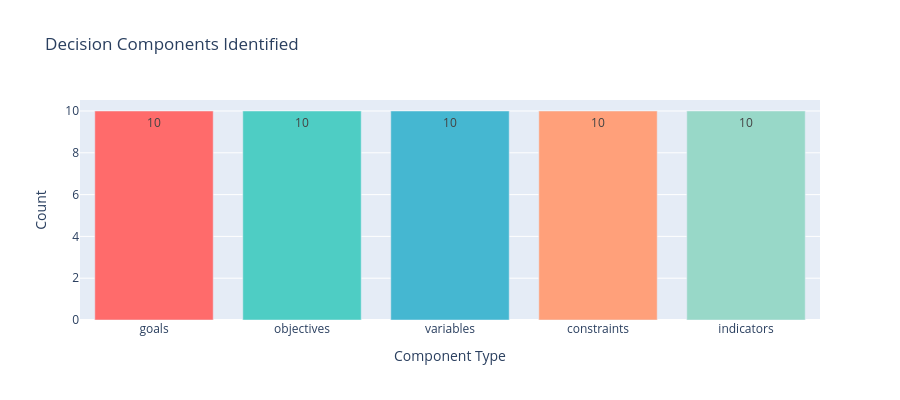

Notebook code for this chart:
### Markdown cell above
### Compare Decision Component Counts

This bar chart summarizes how many items were found for each decision-component type. It helps you see which parts of the decision framing are well represented in the text.

### Code cell
component_counts_map = sbp.component_counts(decision_components)
component_fig = sbp.plot_component_distribution(component_counts_map)
component_fig.show()

print('✓ Visualization complete!')

### Figure 1 — Plotly figure (JSON) as saved in the notebook; plotly's stock layout.template omitted (floating-point values rounded to 4 significant figures)
{"data": [{"marker": {"color": ["#FF6B6B", "#4ECDC4", "#45B7D1", "#FFA07A", "#98D8C8"]}, "text": ["10", "10", "10", "10", "10"], "textposition": "auto", "type": "bar", "x": ["goals", "objectives", "variables", "constraints", "indicators"], "y": [10, 10, 10, 10, 10]}], "layout": {"height": 400, "title": {"text": "Decision Components Identified"}, "xaxis": {"title": {"text": "Component Type"}}, "yaxis": {"title": {"text": "Count"}}}}
